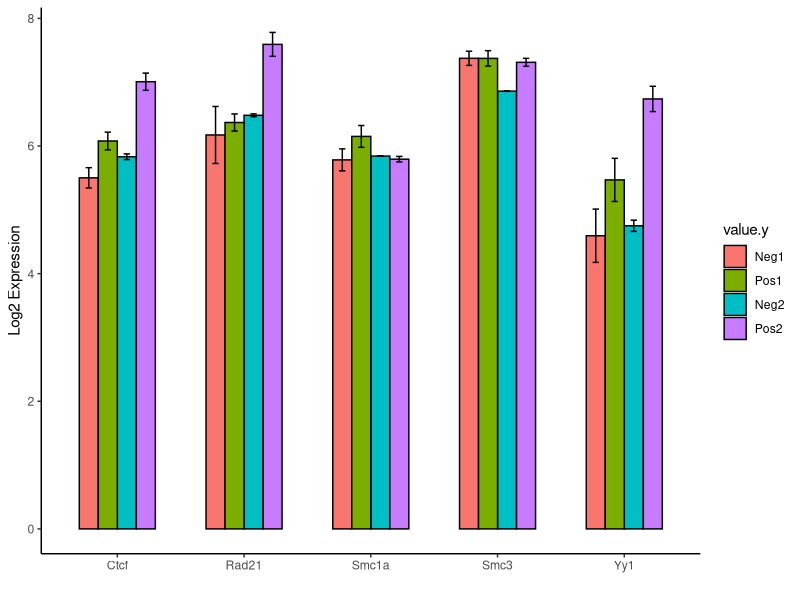

Write the R code that produced this figure.
x1 <- read.table("Allgenes.txt")
x2 <- read.table("Allgenes_CTCF.txt")

x1 <- x1[,c(1,2,3,4,5,6,7,8)]
x2 <- x2[,c(1,2,3,4)]
x1$Gene <- rownames(x1)
x2$Gene <- rownames(x2)

table <- merge(x1,x2,by="Gene")

genes <- c("Ctcf","Smc1a","Smc3","Rad21","Yy1")
table2 <- table[table$Gene %in% genes,]

rownames(table2) <- table2$Gene
table2 <- table2[,-1]

x <- c("Neg1","Neg1","Neg1","Neg1","Pos1","Pos1","Pos1","Pos1","Neg2","Neg2","Pos2","Pos2")

table3 <- rbind(table2,x)

library(reshape2)
table4 <- t(table3)
table5 <- melt(table4)

table6 <- table5[c(1:60),]
table7 <- table5[c(61:72),]
table7 <- table7[,c(1,3)]

table8 <- merge(table6,table7,by="Var1")
table8$value.x <- log2(as.numeric(table8$value.x))
library(dplyr)

table9 <- table8 %>% group_by(value.y,Var2) %>% summarise(meanValue=mean(value.x),sdValue=sd(value.x))


library(ggplot2)

table9$value.y <- factor(table9$value.y,levels = c("Neg1","Pos1","Neg2","Pos2"))
ggplot(table9,aes(x=Var2,y=meanValue,fill=value.y)) + geom_bar(stat = "identity", color = "black", width = 0.6, position = position_dodge()) + 
  geom_errorbar(aes(ymin=meanValue-sdValue, ymax=meanValue+sdValue),width=0.2,position=position_dodge(0.6)) + theme_classic() + ylab("Log2 Expression") + xlab("")
  
